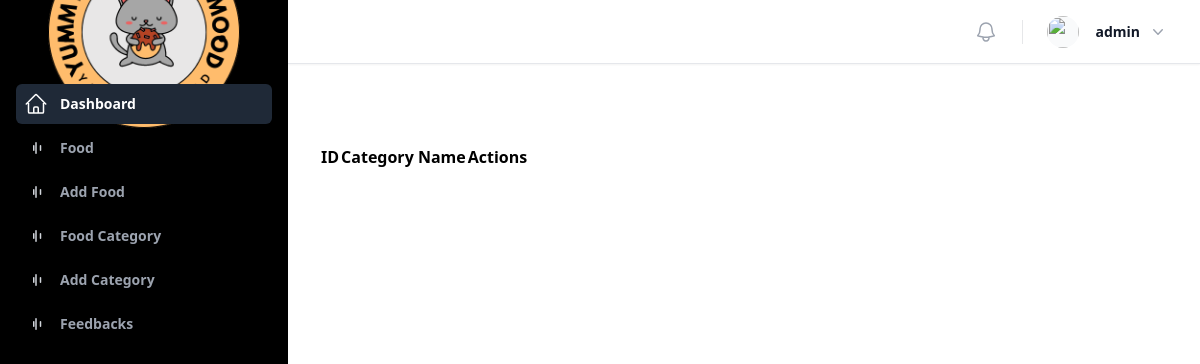
The app's page /dashboard/food/category_list (signed in), older data.
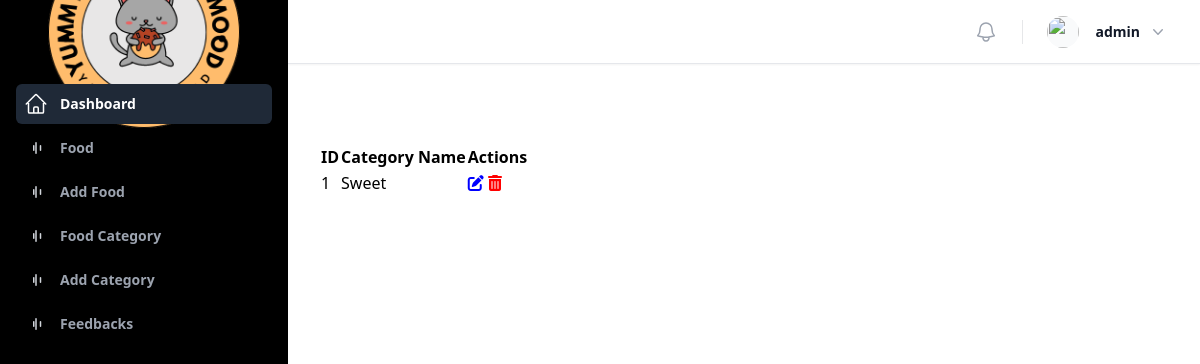
The same page, newer data.
### food/models.py (models this page shows, shortened)
class FoodCategory(models.Model):
    name = models.CharField(max_length=50)
    class Meta:
        verbose_name_plural = 'Food Categories'

### dashboard/views.py (the view)
# urls.py: path('food/category_list', FoodCategoryListView.as_view(), name="food_category_list"),
class FoodCategoryListView(LoginRequired, View):
    def get(self, request, *args, **kwargs):
        food_categories = FoodCategory.objects.all()
        context = {
            "food_categories": food_categories
        }
        return render(request, 'dashboard/food_cat_list.html', context)

### userprofile/mixin.py (called while the page is built)
    def dispatch(self, request, *args, **kwargs):
        if request.user.is_authenticated:
            return super().dispatch(request, *args, **kwargs)
        else:
            return redirect('login')

### dashboard/templates/dashboard/food_cat_list.html (shortened to what this page needs)
{% extends "dashboard/base.html" %}
{% block container %}
<div class="">
    <div class="flex items-center h-10 intro-y">
    </div>
    <table id="foodCategoryTable" class="display">
        <thead>
            <tr>
                <th>ID</th>
                <th>Category Name</th>
                <th>Actions</th>
            </tr>
        </thead>
        <tbody>
            {% for category in food_categories %}
            <tr>
                <td>{{ category.id }}</td>
                <td>{{ category.name }}</td>
                <td>
                    <a href="/dashboard/food/category/edit/{{ category.id }}"><i class="fa-solid fa-pen-to-square" style="color:blue;"></i></a>
                    <a href="/dashboard/food/category/delete/{{ category.id }}"><i class="fa-solid fa-trash-can" style="color:red;"></i></a>
                </td>
            </tr>
            {% endfor %}
        </tbody>
    </table>
</div>
{% endblock %}

Row changes from the older to the newer data that the page shows:
added FoodCategory: id "1", name "Sweet"
